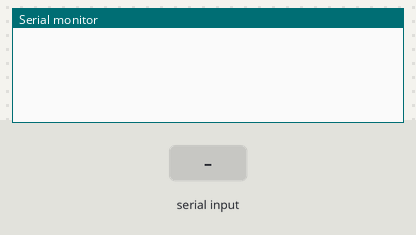
Recording of a sketch running on a simulated Arduino Uno, built with avr-gcc and run on an emulated ATmega328P. Shown: the last lines printed to the serial monitor. Inputs (shaded band) come from the test bench.

Above: at 1.2 s.
1.3 s: byte 30 received over Serial
At 2.5 s:
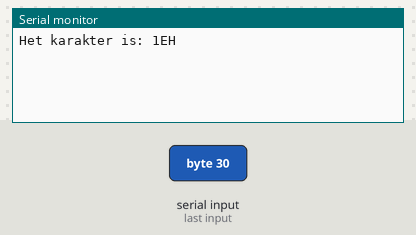
2.8 s: byte 90 received over Serial
At 3.8 s:
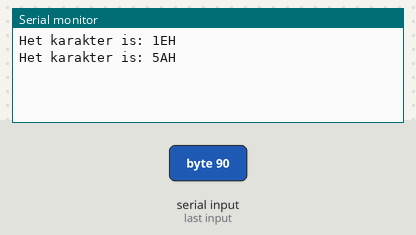
4.3 s: byte 120 received over Serial
At 4.9 s:
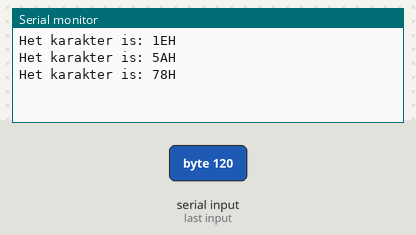

Measured:
- after the input at 1.3 s, the serial monitor: prints a new line at once (image 1)
- after the input at 2.8 s, the serial monitor: prints a new line at once (image 2)
- after the input at 4.3 s, the serial monitor: prints a new line at once (image 3)

The sketch:

Oef3.ino
```cpp
int karakter = 0;

void setup() {
  // put your setup code here, to run once:
  Serial.begin(9600);
}

void loop() {
  // put your main code here, to run repeatedly:
    if (Serial.available () > 0) {
    karakter = Serial.read();
    Serial.print("Het karakter is: ") ;
    Serial.print(karakter, HEX) ;
    Serial.write("H") ;
    Serial.println("") ;
  }
}
```
